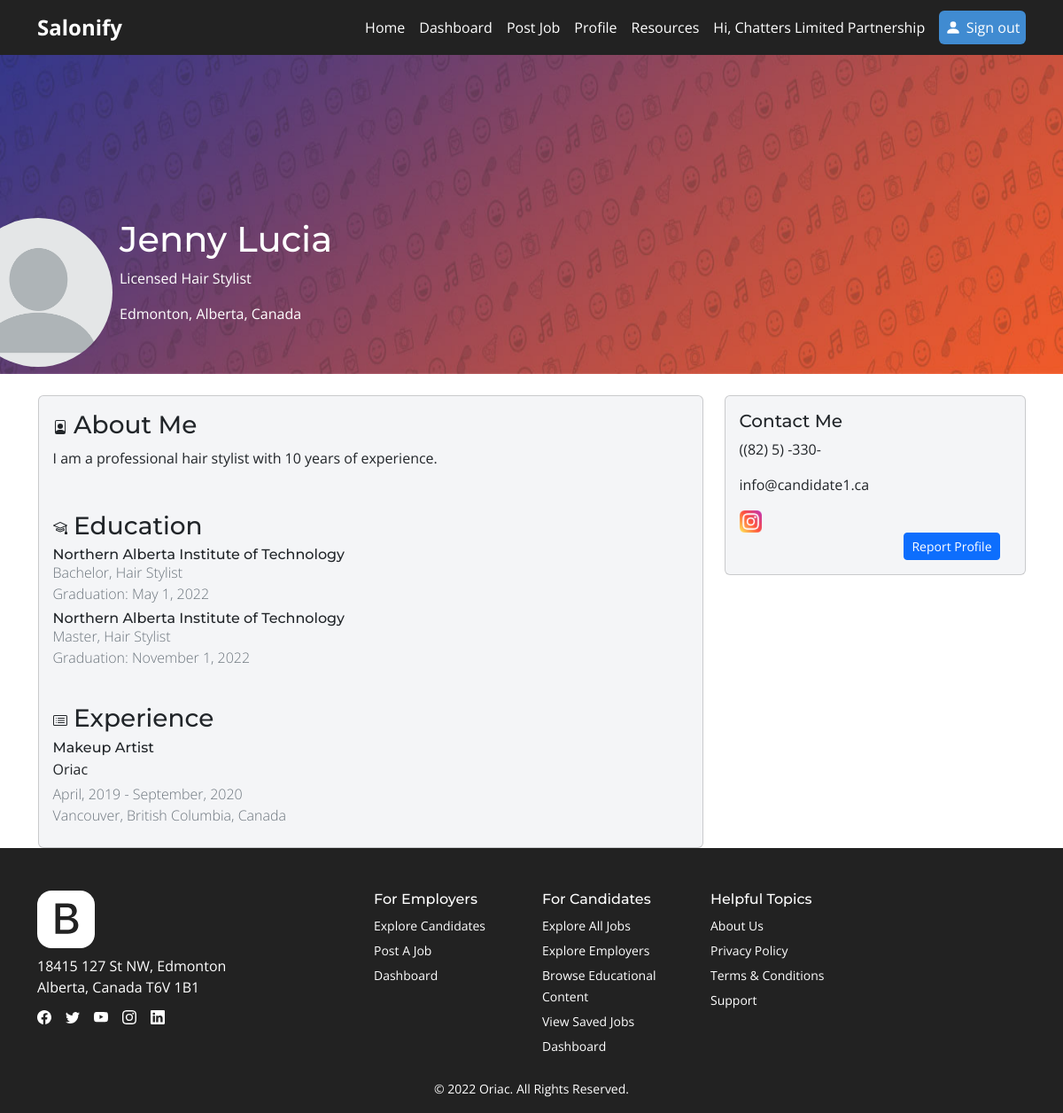
Page /application/candidate-profile.php?id=8 (signed in) on the committed database.
### tables this page shows
CREATE TABLE `candidate` (
  `candidate_id` int(11) NOT NULL,
  `user_id` int(11) NOT NULL,
  `first_name` varchar(50) NOT NULL,
  `last_name` varchar(50) NOT NULL,
  `gender` char(1) NOT NULL,
  `pronouns` varchar(15) DEFAULT NULL,
  `personal_description` text DEFAULT NULL,
  `headline` varchar(200) DEFAULT NULL,
  `city` varchar(40) DEFAULT NULL,
  `province` varchar(40) DEFAULT NULL,
  `country` varchar(20) DEFAULT NULL,
  `skills` varchar(150) DEFAULT NULL,
  `profile_photo` varchar(50) DEFAULT NULL,
  `banner_photo` varchar(50) DEFAULT NULL,
  `will_relocate` bit(1) NOT NULL DEFAULT b'0',
  `visibility` bit(1) NOT NULL DEFAULT b'1',
  `facebook` varchar(250) DEFAULT NULL,
  `instagram` varchar(250) DEFAULT NULL,
  `linkedin` varchar(250) DEFAULT NULL,
  `tiktok` varchar(250) DEFAULT NULL,
  `youtube` varchar(250) DEFAULT NULL,
  `instagram_id` text DEFAULT NULL,
  `instagram_key` text DEFAULT NULL,
  `website_url` varchar(250) DEFAULT NULL
);

CREATE TABLE `education` (
  `education_id` int(11) NOT NULL,
  `candidate_id` int(11) NOT NULL,
  `degree_type` varchar(20) DEFAULT NULL,
  `institution_name` varchar(100) NOT NULL,
  `field` varchar(100) DEFAULT NULL,
  `start_date` date DEFAULT NULL,
  `end_date` date DEFAULT NULL,
  `gpa` decimal(2,1) DEFAULT NULL
);

CREATE TABLE `experience` (
  `experience_id` int(11) NOT NULL,
  `company_name` varchar(100) DEFAULT NULL,
  `title` varchar(100) NOT NULL,
  `start_date` date DEFAULT NULL,
  `end_date` date DEFAULT NULL,
  `description` text DEFAULT NULL,
  `employment_type` tinyint(4) DEFAULT NULL COMMENT '0 Full Time\r\n1 Part Time\r\n2 Contract\r\n3 Temporary\r\n4 Apprenticeship',
  `city` varchar(40) DEFAULT NULL,
  `province` varchar(40) DEFAULT NULL,
  `country` varchar(50) DEFAULT NULL,
  `candidate_id` int(11) NOT NULL
);

CREATE TABLE `user` (
  `user_id` int(11) NOT NULL,
  `type` tinyint(4) NOT NULL COMMENT '0 candidate\r\n1 employer\r\n2 admin',
  `email` varchar(100) NOT NULL,
  `password` varchar(15) NOT NULL,
  `phone_number` varchar(40) DEFAULT NULL,
  `is_verified` bit(1) NOT NULL DEFAULT b'0',
  `creation_date` datetime NOT NULL DEFAULT current_timestamp(),
  `deactivation_date` datetime DEFAULT NULL,
  `last_online` datetime NOT NULL DEFAULT current_timestamp()
);

### application/includes/_functions.php (called while the page is built, shortened)
<?php
    $companyProfileImagePath = ROOT_URL . "uploads/img/profiles/";
    $companyBannerImagePath = ROOT_URL . "uploads/img/banner/";
?>

### application/candidate-profile.php (the view, shortened to what this page needs)
<?php
include("includes/job_connect.php");
$type = $_SESSION['type'];
if (isset($_GET['id'])) {
    $userId = $_GET['id'];
    $user = $res = mysqli_query($jobConn, "SELECT * FROM candidate WHERE user_id = '$userId' LIMIT 1");
    if (mysqli_num_rows($res) == 1) {
        $row = mysqli_fetch_array($res);
        $candidate_id = $row['candidate_id'];
    } else {
        header("Location: index");
    }
    $candidate_result = mysqli_query($jobConn, "SELECT first_name, last_name, headline, city, province, country, personal_description, visibility, facebook, instagram, linkedin, tiktok, banner_photo, profile_photo from candidate
    WHERE candidate_id = $candidate_id") or die(mysqli_error($jobConn));
    $row1 = mysqli_fetch_array($candidate_result);
}
include("includes/header.php");
include("includes/_functions.php");
$education_result = mysqli_query($jobConn, "SELECT degree_type, institution_name, field, education.start_date, education.end_date from education
WHERE candidate_id = $candidate_id") or die(mysqli_error($jobConn));
$experience_result = mysqli_query($jobConn, "SELECT title, company_name, start_date, end_date, city, province, country from experience
WHERE candidate_id = $candidate_id") or die(mysqli_error($jobConn));
$user_result = mysqli_query($jobConn, "SELECT * from user
WHERE user_id = '$userId'") or die(mysqli_error($jobConn));
?>
<link href="static/css/jordan.css" rel="stylesheet">
<main>
    <div>
        <?php
        if ($row1['banner_photo'] == "") {
            $banner_image = $companyBannerImagePath . "default.jpg";
        } else {
            $banner_image = $companyBannerImagePath . $row1['banner_photo'];
        }
        ?>
        <img src="<?php echo $banner_image; ?>" alt="<?php echo $banner_image; ?>" id="cover-photo" class="img-fluid mx-auto d-block">
    </div>
    <div>
        <?php
        if ($row1['profile_photo'] == "") {
            $profile_image = $companyProfileImagePath . "default.png";
        } else {
            $profile_image = $companyProfileImagePath . $row1['profile_photo'];
        }
        ?>
        <div id="user-bio" class="d-sm-flex" >
            <img src="<?php echo $profile_image; ?>" alt="<?php echo $profile_image; ?>" id="profile-photo" class="rounded-circle mx-2" height="168" width="168">
            <div class="mt-4">
                <h1 class="text-white"><?php echo $row1['first_name'] . " " . $row1['last_name']; ?></h1>
                <p class="text-white"><?php echo $row1['headline']; ?></p>
                <p class="text-white"><?php echo $row1['city'] . ", " . $row1['province'] . ", " . $row1['country']; ?></p>
            </div>
        </div>
    </div>
    <div class="d-flex flex-column flex-xl-row flex-wrap justify-content-center">
        <div id="bio-card" class="mt-4 order-1">
            <div class="card main-card me-xl-4">
                <div class="card-body">
                    <h3>
                        About Me
                    </h3>
                    <?php echo $row1['personal_description']; ?>
                    <h3 class="mt-5">
                        Education
                    </h3>
                    <?php while ($row = mysqli_fetch_array($education_result)) : ?>
                        <h6 class="line1"><?php echo $row['institution_name']; ?></h6>
                        <p class="text-muted line"><?php echo $row['degree_type'] . ", " . $row['field']; ?></p>
                        <p class="text-muted line">Graduation: <?php echo date('F j, Y', strtotime($row['end_date'])); ?></p>
                    <?php endwhile; ?>
                    <h3 class="mt-5">
                        Experience
                    </h3>
                    <?php while ($row = mysqli_fetch_array($experience_result)) : ?>
                        <h6 class="line1"><?php echo $row['title']; ?></h6>
                        <p class="line1"><?php echo $row['company_name']; ?></p>
                        <p class="text-muted line"><?php echo date('F, Y', strtotime($row['start_date'])); ?> - <?php echo date('F, Y', strtotime($row['end_date'])); ?></p>
                        <p class="text-muted line"><?php echo $row['city'] . ", " . $row['province'] . ", " . $row['country']; ?></p>
                    <?php endwhile; ?>
                </div>
            </div>
        </div>
        <div id="social-card" class="mt-4 order-3 order-xl-2">
            <div>
                <div class="card main-card mb-4">
                    <div class="card-body">
                        <h5 class="card-title">Contact Me</h5>
                        <?php while ($row = mysqli_fetch_array($user_result)) : ?>
                            <p>(<?php echo substr($row['phone_number'], 0, 3); ?>) <?php echo substr($row['phone_number'], 3, 3); ?>-<?php echo substr($row['phone_number'], 6, 4); ?></p>
                            <p><?php echo $row['email']; ?></p>
                        <?php endwhile; ?>
                        <?php
                        if ($row1['instagram'] != null) {
                            echo '
                            <a href="' . $row1['instagram'] . '" id="instagram-link" class="me-3">
                                <img src="static/img/instagram.png" alt="Instagram" id="instagram-logo" height="25" width="25">
                            </a>
                            ';
                        }
                        ?>
                        <?php
                        if ($type == 1) : ?>
                            <div class="container">
                                <div class="d-flex justify-content-end">
                                    <a class="btn btn-primary btn-sm" href="report?id=<?php echo $userId ?>">Report Profile</a>
                                </div>
                            </div>
                        <?php endif ?>
                    </div>
                </div>
            </div>
        </div>
    </div>
</main>
<?php
include("includes/footer.php");
?>

### rows in the picture
candidate: first_name "Jenny", last_name "Lucia", headline "Licensed Hair Stylist", city "Edmonton", province "Alberta", country "Canada", personal_description "I am a professional hair stylist with 10 years of experience."
education: institution_name "Northern Alberta Institute of Technology", degree_type "Bachelor", field "Hair Stylist", end_date "May 1, 2022"
education: institution_name "Northern Alberta Institute of Technology", degree_type "Master", field "Hair Stylist", end_date "November 1, 2022"
experience: title "Makeup Artist", company_name "Oriac", start_date "April, 2019", end_date "September, 2020", city "Vancouver", province "British Columbia", country "Canada"
user: phone_number "(82", phone_number "5)", phone_number "330-", email "info@candidate1.ca"

### other values in the picture
$name "Chatters Limited Partnership"
